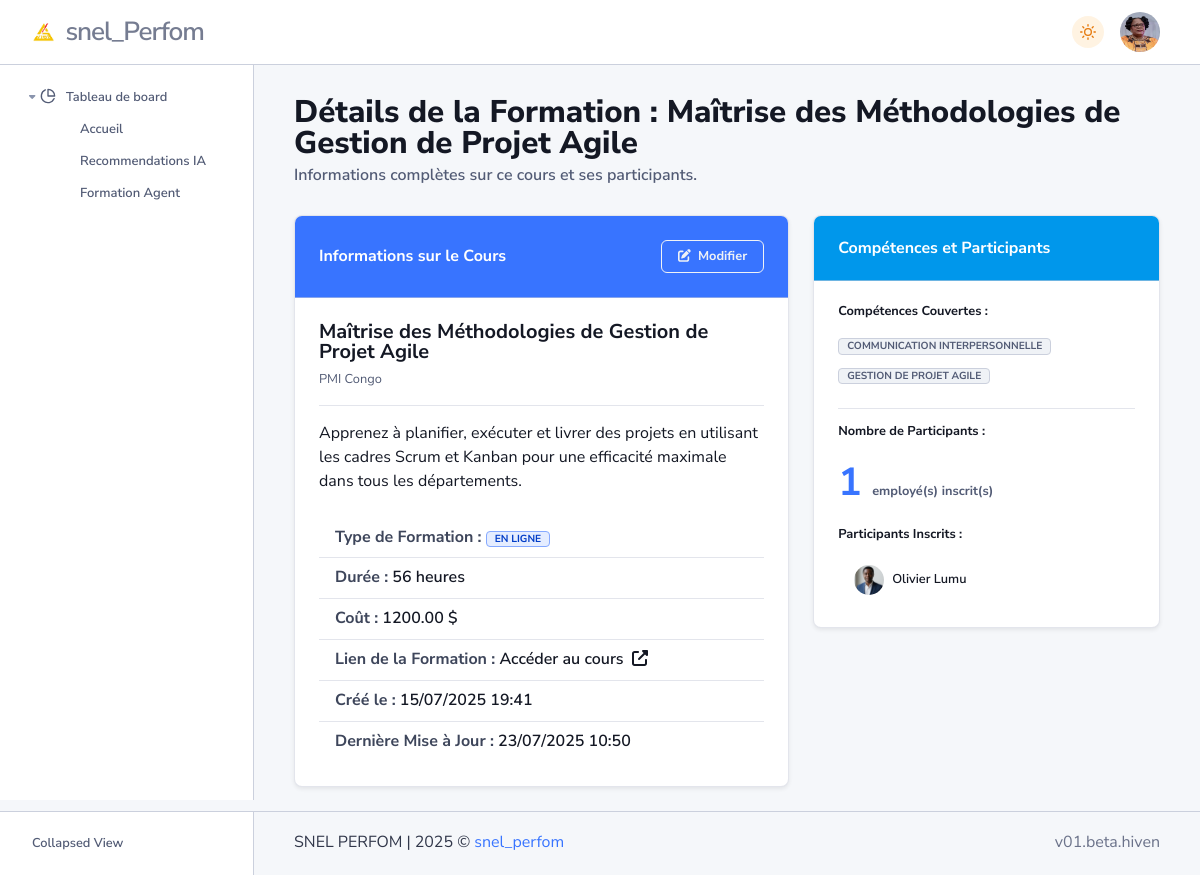
Page /cours/2/detail (signed in) on the earlier database version.
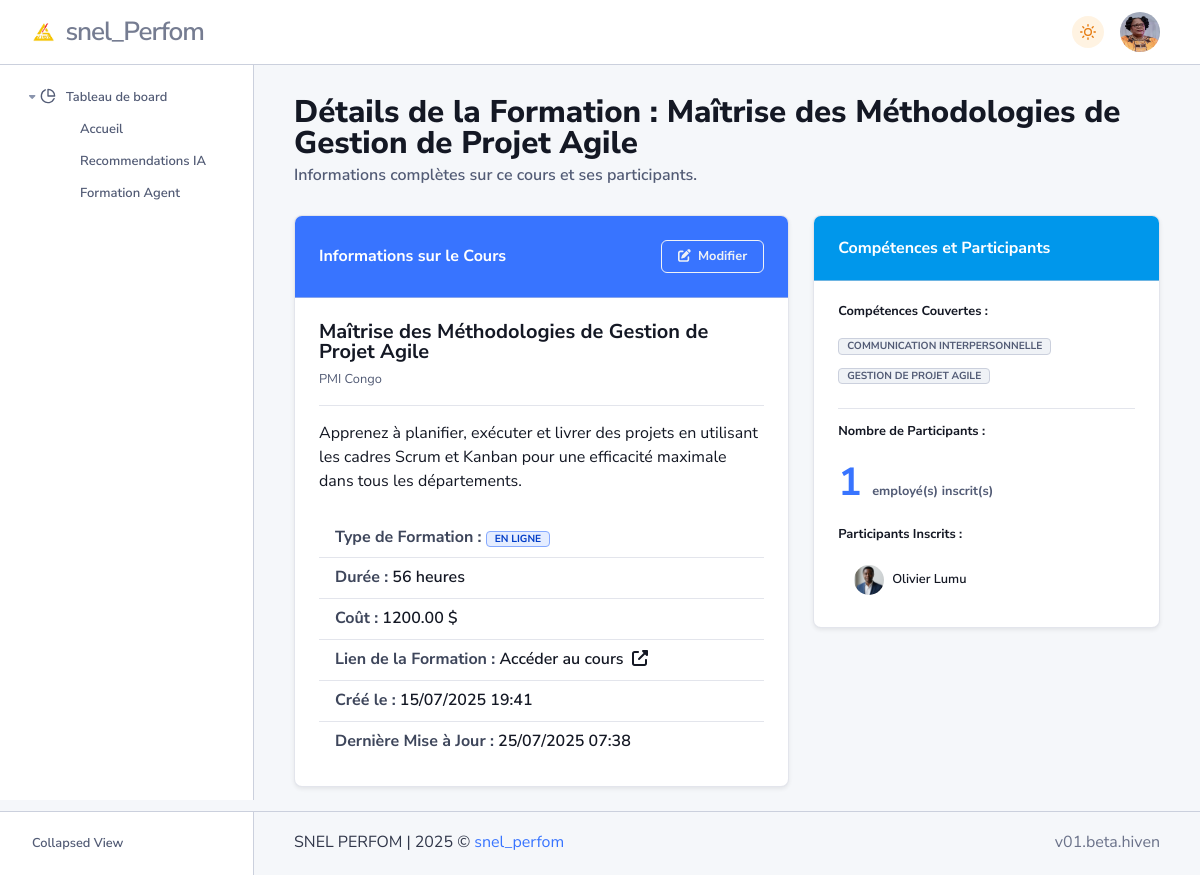
Same page on the later database version.
### skill_training/models.py (models this page shows, shortened)
class TrainingCourse(models.Model):
    TRAINING_TYPE_CHOICES = [
        ('En Ligne', 'En Ligne'),
        ('En Présentiel', 'En Présentiel'),
        ('Mixte (En ligne et Présentiel)', 'Mixte (En ligne et Présentiel)'),
    ]
    title = models.CharField(max_length=200, verbose_name="Titre de la Formation")
    description = models.TextField(blank=True, null=True, verbose_name="Description")
    provider = models.CharField(max_length=100, blank=True, null=True, verbose_name="Fournisseur (Interne/Externe)")
    duration_hours = models.IntegerField(null=True, blank=True, verbose_name="Durée (Heures)")
    cost = models.DecimalField(max_digits=10, decimal_places=2, null=True, blank=True, verbose_name="Coût")
    skills_covered = models.ManyToManyField(Skill, related_name='courses', verbose_name="Compétences Couvertes")
    training_type = models.CharField(max_length=60, choices=TRAINING_TYPE_CHOICES, default='IN_PERSON',
                                     verbose_name="Type de Formation")
    url_link = models.URLField(max_length=200, blank=True, null=True, verbose_name="Lien (si en ligne)")
    created_at = models.DateTimeField(auto_now_add=True, verbose_name="Date de Création")
    updated_at = models.DateTimeField(auto_now=True, verbose_name="Date de Dernière Mise à Jour")
    class Meta:
        verbose_name = "Formation"
        verbose_name_plural = "Formations"
        ordering = ['title']

### course/views.py (the view)
# urls.py: path('<int:course_id>/detail', detail_course, name='detail_course'),
@login_required(login_url='dashboard:login')
def detail_course(request, course_id):
    course = get_object_or_404(TrainingCourse, pk=course_id)
    total_participants = EmployeeTraining.objects.filter(course=course).values('employee').distinct().count()
    participants_list = EmployeeTraining.objects.filter(course=course).select_related('employee').values(
        'employee').distinct()
    employee_ids = [item['employee'] for item in participants_list]
    actual_participants = Employee.objects.filter(pk__in=employee_ids).order_by('first_name', 'last_name')
    context = {
        'course': course,
        'total_participants': total_participants,
        'participants_list': actual_participants,  # List of Employee objects
    }
    return render(request, 'course_details.html', context)

### employee/models.py (called while the page is built)
    @property
    def full_name(self):
        return f"{self.first_name} {self.last_name}"

    def is_simple_employee(self):
        if not self.is_manager and not self.is_hr:
            return True
        return False

### templates/course_details.html (shortened to what the changed rows need)
{% extends 'index.html' %}
{% load static %}
{% block content %}
<div class="content">
    <div class="row gy-3 mb-2 justify-content-between">
        <div class="col-12">
            <h2 class="mb-2 text-body-emphasis">Détails de la Formation : {{ course.title }}</h2>
            <h5 class="text-body-tertiary fw-semibold mb-4">Informations complètes sur ce cours et ses participants.</h5>
        </div>
    </div>
    <div class="row g-4">
        <div class="col-lg-7 col-md-8">
            <div class="card shadow-sm mb-4">
                <div class="card-body">
                    <h4 class="mb-2 text-body-emphasis">{{ course.title }}</h4>
                    <p class="text-body-tertiary fs-9">{{ course.provider|default_if_none:"Fournisseur Inconnu" }}</p>
                    <hr class="my-3 border-dashed">
                    <p class="text-body-emphasis">{{ course.description|default_if_none:"Aucune description disponible." }}</p>
                    <ul class="list-group list-group-flush text-start mt-4">
                        <li class="list-group-item bg-transparent py-2">
                            <strong class="text-body-secondary">Type de Formation :</strong>
                            <span class="badge badge-phoenix fs-10 badge-phoenix-primary">{{ course.get_training_type_display }}</span>
                        </li>
                        <li class="list-group-item bg-transparent py-2">
                            <strong class="text-body-secondary">Durée :</strong>
                            <span class="text-body-emphasis fw-semibold">{{ course.duration_hours|default_if_none:"N/A" }} heures</span>
                        </li>
                        <li class="list-group-item bg-transparent py-2">
                            <strong class="text-body-secondary">Coût :</strong>
                            <span class="text-body-emphasis fw-semibold">{{ course.cost|floatformat:2|default_if_none:"N/A" }} $</span>
                        </li>
                        {% if course.url_link %}
                        <li class="list-group-item bg-transparent py-2">
                        </li>
                        {% endif %}
                        <li class="list-group-item bg-transparent py-2">
                            <strong class="text-body-secondary">Créé le :</strong>
                            <span class="text-body-emphasis fw-semibold">{{ course.created_at|date:"d/m/Y H:i" }}</span>
                        </li>
                        <li class="list-group-item bg-transparent py-2">
                            <strong class="text-body-secondary">Dernière Mise à Jour :</strong>
                            <span class="text-body-emphasis fw-semibold">{{ course.updated_at|date:"d/m/Y H:i" }}</span>
                        </li>
                    </ul>
                </div>
            </div>
        </div>
    </div>
</div>
{% endblock %}

Differences in the rows shown:
changed TrainingCourse "Maîtrise des Méthodologies de Gestion de Projet Agile": updated_at "23/07/2025 10:50" → "25/07/2025 07:38"
